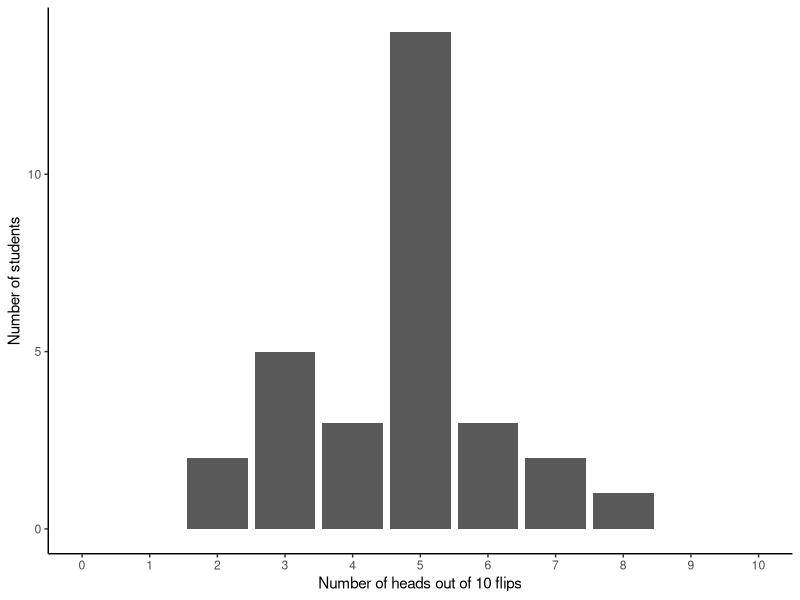
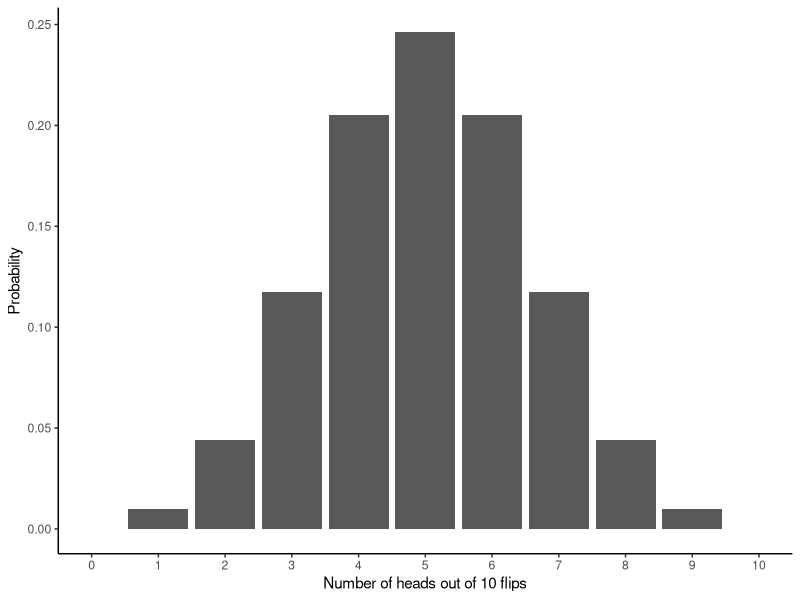
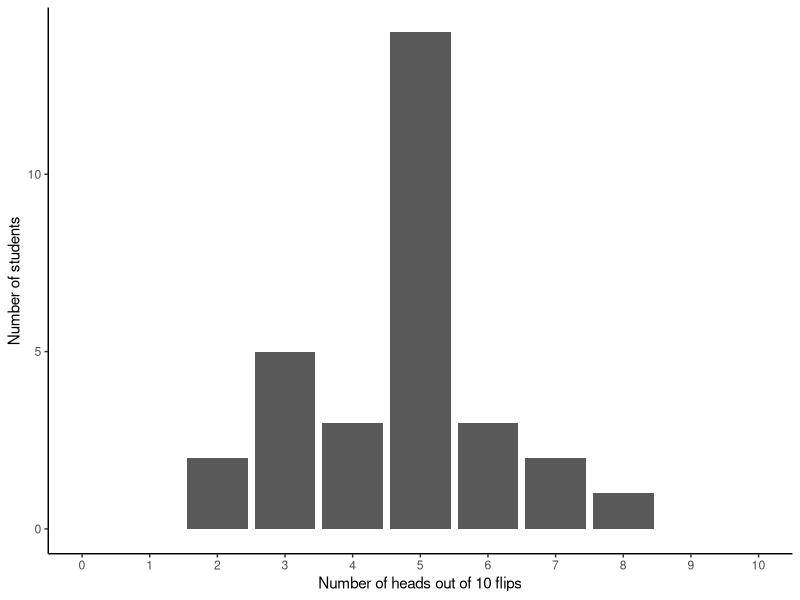
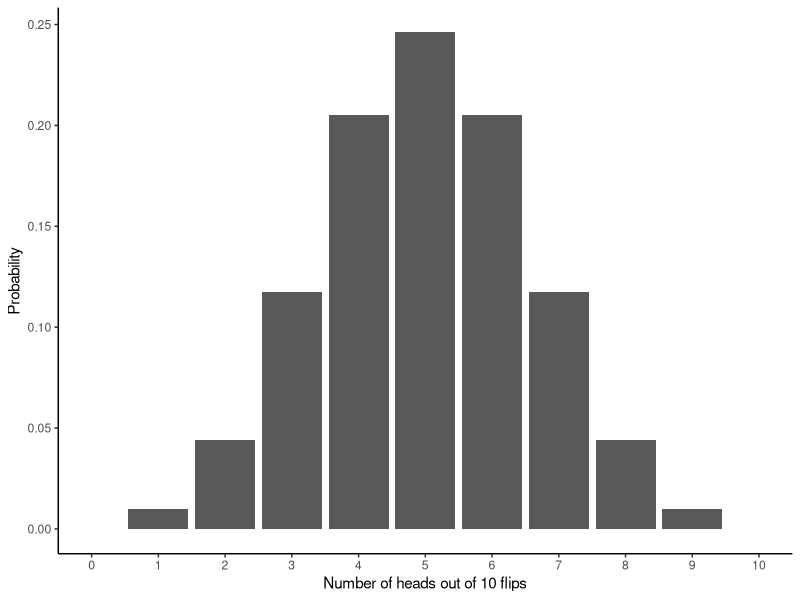

These figures' R source, in order: (Note: this script raises an error after producing the figures.)
# H2 Data Science
# UG308490
# L05 - binomial 


library(tidyverse); theme_set(theme_classic())





# example 1 ---------------------------------------------------------------

p_heads <- 0.5
n_flips <- 10

flip_set <- rbinom(n=n_flips, size=1, prob=p_heads)
flip_set
sum(flip_set)
sum(flip_set)/length(flip_set)

rbinom(n=1, size=n_flips, prob=p_heads)

n_students <- 30
flip_set_df <- tibble(student=1:n_students) |>
  mutate(n_heads=rbinom(n=n_students, size=n_flips, prob=p_heads))

ggplot(flip_set_df, aes(n_heads)) + 
  geom_bar() + 
  labs(x=paste("Number of heads out of", n_flips, "flips"), 
       y="Number of students") + 
  scale_x_continuous(limits=c(0, n_flips), breaks=0:n_flips)
ggsave("figs/L05_coinflip_bar.png", width=3.5, height=3, dpi=300)


tibble(n_heads=0:n_flips) |>
  mutate(prob=dbinom(x=n_heads, size=n_flips, prob=p_heads)) |>
  ggplot(aes(n_heads, prob)) + 
  geom_bar(stat="identity") + 
  labs(x=paste("Number of heads out of", n_flips, "flips"), 
       y="Probability") + 
  scale_x_continuous(limits=c(0, n_flips), breaks=0:n_flips)
ggsave("figs/L05_coinflip_theoretical.png", width=3.5, height=3, dpi=300)





# flip break --------------------------------------------------------------

obs_df <- tibble(
  Simulated=c(),
  Observed=c()
) |>
  mutate(student=row_number())

summary(obs_df)

obs_df |>
  pivot_longer(1:2, names_to="Source", values_to="n_heads") |>
  ggplot(aes(n_heads)) +
  geom_bar() + 
  facet_wrap(~Source) +
  labs(x="Number of heads out of 10 flips", 
       y="Frequency") 

obs_df |>
  pivot_longer(1:2, names_to="Source", values_to="n_heads") |>
  mutate(p_hat=n_heads/10) |>
  ggplot(aes(p_hat)) +
  geom_bar() + 
  facet_wrap(~Source) +
  labs(x="Proportion heads", 
       y="Frequency") 





# cards -------------------------------------------------------------------

factorial(52)/(factorial(5)*factorial(47))





# SE ----------------------------------------------------------------------

se_df <- expand_grid(p_hat=seq(0, 1, by=0.01),
                     k=c(5, 10, 30, 50, 100)) |>
  mutate(SE=sqrt((p_hat*(1-p_hat))/(k-1)))

ggplot(se_df, aes(p_hat, SE, colour=factor(k))) + 
  geom_line(linewidth=0.9) +
  scale_colour_viridis_d(expression(italic(k)), end=0.9) +
  labs(x=expression(hat(p)), y=expression('SE'[hat(p)]))
ggsave("figs/L05_SE.png", width=5.5, height=3, dpi=300)





# CI ----------------------------------------------------------------------

ci_proportion <- function(X, k, prob=0.95) {
  p_ <- (X+2) / (k+4)
  z <- abs(qnorm((1-prob)/2))
  ci <- list(lo=p_ - z * sqrt( (p_*(1-p_)) / (k+4) ),
             hi=p_ + z * sqrt( (p_*(1-p_)) / (k+4) ))
  return(ci)
}

ci_proportion(5, 10)
ci_proportion(50, 100)

true_p <- 0.35
k <- 20

ci_df <- tibble(dataset_id=1:100) |>
  mutate(x=rbinom(n=n(), size=k, prob=true_p),
         p_hat=x/k) |>
  rowwise() |>
  mutate(ci_lo=ci_proportion(x, k)$lo,
         ci_hi=ci_proportion(x, k)$hi) |>
  ungroup() |>
  mutate(true_in_CIs=ci_lo <= true_p & ci_hi >= true_p)

sum(ci_df$true_in_CIs == TRUE) / nrow(ci_df)

ggplot(ci_df, aes(dataset_id, p_hat, 
                  ymin=ci_lo, ymax=ci_hi, colour=true_in_CIs)) + 
  geom_point() + 
  geom_linerange() + 
  geom_hline(yintercept=true_p) + 
  scale_colour_manual(values=c("red2", "steelblue2")) +
  ylim(0,1) +
  theme(legend.position="bottom")
ggsave("figs/L05_CIs.png", width=7, height=3.5, dpi=300)





# birthday problem --------------------------------------------------------

bday_prob <- function(k) {
  1 - factorial(k) * choose(365, k) / 365^k
}

tibble(k=1:50) |>
  mutate(prob=bday_prob(k)) |>
  ggplot(aes(k, prob)) + 
  geom_line() +
  ylim(0, 1) + 
  labs(x="Number of people (k)", 
       y="P(at least one shared birthday)")

ggsave("figs/L05_bday.png", width=5.5, height=3, dpi=300)





# sample size -------------------------------------------------------------

kp_df <- expand_grid(k=c(10, 100),
                     p=c(0.1, 0.3, 0.5)) |>
  rowwise() |>
  mutate(x=list(0:k)) |>
  unnest(x) |>
  mutate(p_hat=x/k,
         prob=dbinom(x, k, p),
         xmin=p_hat-1/k/2,
         xmax=p_hat+1/k/2,
         k=paste("k:", k),
         p=paste("p:", p)) 

ggplot(kp_df, aes(xmin=xmin, xmax=xmax, ymin=0, ymax=prob)) + 
  geom_rect(colour="grey30", fill="steelblue", linewidth=0.1) + 
  facet_grid(k~p, scales="free_y") +
  scale_x_continuous(breaks=c(0, 0.5, 1)) + 
  labs(x=expression(hat('p')), y="density")
ggsave("figs/L05_p_sampsize.png", width=5, height=3, dpi=300)
